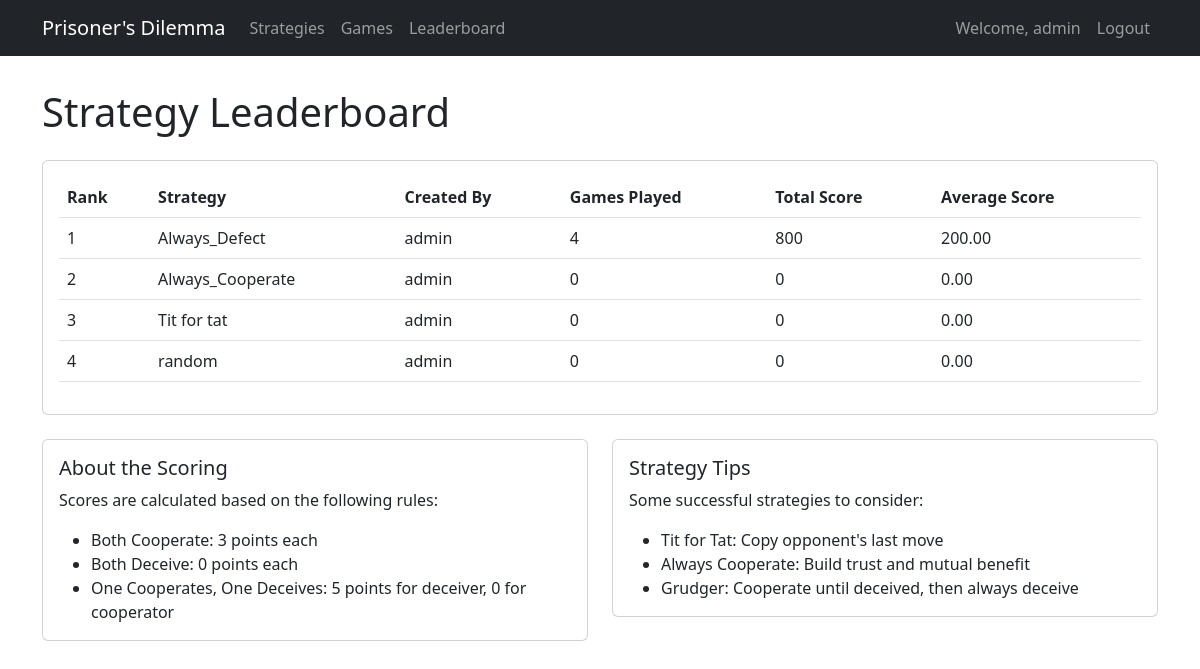
Page /leaderboard/ (signed in) on the committed database.
### dilemma_game/models.py (models this page shows, shortened)
class Strategy(models.Model):
    name = models.CharField(max_length=100)
    description = models.TextField()
    code = models.TextField()
    created_by = models.ForeignKey(User, on_delete=models.CASCADE)
    created_at = models.DateTimeField(auto_now_add=True)
    updated_at = models.DateTimeField(auto_now=True)

### dilemma_game/views.py (the view)
# urls.py: path('leaderboard/', leaderboard, name='leaderboard'),
@login_required
def leaderboard(request):
    strategies = Strategy.objects.all()
    strategy_stats = []
    for strategy in strategies:
        games_as_p1 = Game.objects.filter(strategy1=strategy, status='COMPLETED')
        games_as_p2 = Game.objects.filter(strategy2=strategy, status='COMPLETED')
        total_score = sum(g.player1_score for g in games_as_p1) + sum(g.player2_score for g in games_as_p2)
        total_games = games_as_p1.count() + games_as_p2.count()
        if total_games > 0:
            avg_score = total_score / total_games
        else:
            avg_score = 0
        strategy_stats.append({
            'strategy': strategy,
            'total_games': total_games,
            'total_score': total_score,
            'avg_score': avg_score
        })
    strategy_stats.sort(key=lambda x: x['avg_score'], reverse=True)
    return render(request, 'dilemma_game/leaderboard.html', {
        'strategy_stats': strategy_stats
    })

### dilemma_game/templates/dilemma_game/leaderboard.html (shortened to what this page needs)
{% extends 'dilemma_game/base.html' %}
{% block content %}
<div class="row">
    <div class="col-12">
        <h1 class="mb-4">Strategy Leaderboard</h1>
        {% if strategy_stats %}
        <div class="card">
            <div class="card-body">
                <div class="table-responsive">
                    <table class="table table-hover">
                        <thead>
                            <tr>
                                <th>Rank</th>
                                <th>Strategy</th>
                                <th>Created By</th>
                                <th>Games Played</th>
                                <th>Total Score</th>
                                <th>Average Score</th>
                            </tr>
                        </thead>
                        <tbody>
                            {% for stat in strategy_stats %}
                            <tr>
                                <td>{{ forloop.counter }}</td>
                                <td>{{ stat.strategy.name }}</td>
                                <td>{{ stat.strategy.created_by.username }}</td>
                                <td>{{ stat.total_games }}</td>
                                <td>{{ stat.total_score }}</td>
                                <td>{{ stat.avg_score|floatformat:2 }}</td>
                            </tr>
                            {% endfor %}
                        </tbody>
                    </table>
                </div>
            </div>
        </div>
        {% else %}
        <div class="alert alert-info">
            No games have been played yet.
            <a href="{% url 'game_create' %}" class="alert-link">Start a new game</a>
        </div>
        {% endif %}
    </div>
</div>
<div class="row mt-4">
    <div class="col-md-6">
        <div class="card">
            <div class="card-body">
                <h5 class="card-title">About the Scoring</h5>
                <p class="card-text">
                    Scores are calculated based on the following rules:
                </p>
                <ul class="mb-0">
                    <li>Both Cooperate: 3 points each</li>
                    <li>Both Deceive: 0 points each</li>
                    <li>One Cooperates, One Deceives: 5 points for deceiver, 0 for cooperator</li>
                </ul>
            </div>
        </div>
    </div>
    <div class="col-md-6">
        <div class="card">
            <div class="card-body">
                <h5 class="card-title">Strategy Tips</h5>
                <p class="card-text">
                    Some successful strategies to consider:
                </p>
                <ul class="mb-0">
                    <li>Tit for Tat: Copy opponent's last move</li>
                    <li>Always Cooperate: Build trust and mutual benefit</li>
                    <li>Grudger: Cooperate until deceived, then always deceive</li>
                </ul>
            </div>
        </div>
    </div>
</div>
{% endblock %}

### dilemma_game/templates/dilemma_game/base.html (shortened to what this page needs)
<!DOCTYPE html>
<html lang="en">
<head>
    <link href="https://cdn.jsdelivr.net/npm/bootstrap@5.3.0/dist/css/bootstrap.min.css" rel="stylesheet">
</head>
<body>
    <nav class="navbar navbar-expand-lg navbar-dark bg-dark">
        <div class="container">
            <a class="navbar-brand" href="{% url 'home' %}">Prisoner's Dilemma</a>
            <div class="collapse navbar-collapse" id="navbarNav">
                <ul class="navbar-nav">
                    <li class="nav-item">
                        <a class="nav-link" href="{% url 'strategy_list' %}">Strategies</a>
                    </li>
                    <li class="nav-item">
                        <a class="nav-link" href="{% url 'game_list' %}">Games</a>
                    </li>
                    <li class="nav-item">
                        <a class="nav-link" href="{% url 'leaderboard' %}">Leaderboard</a>
                    </li>
                </ul>
                <ul class="navbar-nav ms-auto">
                    {% if user.is_authenticated %}
                    <li class="nav-item">
                        <span class="nav-link">Welcome, {{ user.username }}</span>
                    </li>
                    <li class="nav-item">
                        <a class="nav-link" href="{% url 'logout' %}">Logout</a>
                    </li>
                    {% else %}
                    <li class="nav-item">
                        <a class="nav-link" href="{% url 'login' %}">Login</a>
                    </li>
                    {% endif %}
                </ul>
            </div>
        </div>
    </nav>
    <div class="container">
        {% block content %}
        {% endblock %}
    </div>
</body>
</html>

### dilemma_game/templates/dilemma_game/base.html (style rules this page uses)
.navbar { margin-bottom: 2rem; }

### rows in the picture
Strategy: strategy.name "Always_Defect", strategy.created_by.username "admin", total_games "4", total_score "800", avg_score "200.00"
Strategy: strategy.name "Always_Cooperate", strategy.created_by.username "admin", total_games "0", total_score "0", avg_score "0.00"
Strategy: strategy.name "Tit for tat", strategy.created_by.username "admin", total_games "0", total_score "0", avg_score "0.00"
Strategy: strategy.name "random", strategy.created_by.username "admin", total_games "0", total_score "0", avg_score "0.00"

### other values in the picture
{{ user.username }} "admin"
